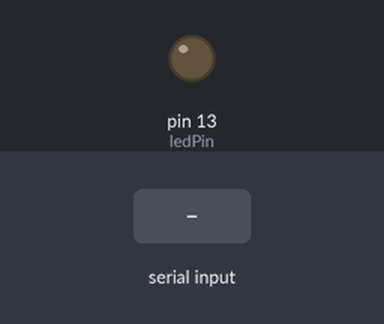
The sketch below on a simulated Arduino Uno, built with avr-gcc and run on an emulated ATmega328P. Shown: output pins drawn as LEDs (lit = HIGH). The inputs (shaded band) are chosen by the test bench. What the sketch prints to the serial monitor is not drawn.

Above: at 1.2 s.
1.3 s: "1" received over Serial
At 3.9 s:
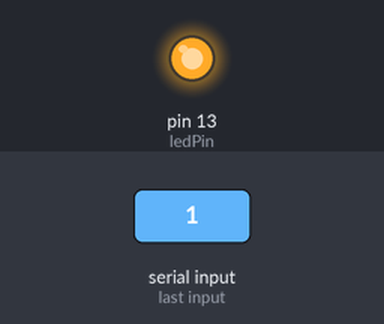
Timing chart, 0 to 5.4 s (numbered marks = the images above; inputs shaded):
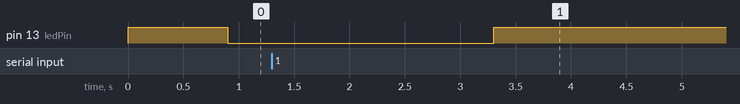

The sketch:

ar21_number.ino
```cpp
/*
 예제 2.3
 컴퓨터로부터 시리얼 통신을 통하여 데이터 수신하기
*/
// 문자열 네가지를 설정한다.
String stringValue[]={"Binary:", "Octal:"};

// LED 출력을 할 핀 번호 설정
  const int ledPin = 13;

// 점멸횟수 변수 설정
int blinkNumber = 3;

char charValue = blinkNumber;


void setup() {
  // 9600bps로 시리얼 통신 설정
  Serial.begin(9600);
  // 13번 핀을 출력으로 설정
  pinMode(ledPin, OUTPUT);
}

void loop() {
// 시리얼 통신으로 입력 받은 데이터가 있는지를 검사하여
// 데이터가 있을 경우에 if문 안의 명령어를 실행
  if(Serial.available()){
  // val 변수에 시리얼 통신값 읽어오기
    char val=Serial.read();
    // 입력된 값이 0~9의 숫자인지를 판단
    if(isDigit(val)){
     // val은 ASCII 코드값이므로 숫자로 바꿔주기 위하여
     // '0'의 아스키 코드값을 빼줌
     // blinkNumber에는 실제 숫자가 저장된다.
      blinkNumber=(val-0);
    }
    Serial.print("입력한 수: ");
    Serial.println(charValue,DEC);
    Serial.print(stringValue[0]);  // stringValue 중 첫 번째 문자열 출력
    Serial.println(charValue,BIN); // 2진수 형태로 출력
    Serial.print(stringValue[1]);  // stringValue 중 두 번째 문자열 출력
    Serial.println(charValue,OCT); // 8진수 형태로 출력
    delay(2000);
  }
  // blinkNumber 만큼 LED를 점멸시킴
  for(char i=0;i < blinkNumber;i++){
    digitalWrite(ledPin, HIGH);
    delay(100*blinkNumber);
    digitalWrite(ledPin, LOW);
    delay(0);


  }
  // 점멸 횟수를 리셋함
  blinkNumber=0;
}
```

Measured:
- after the input at 1.3 s, pin 13 (ledPin): LOW → HIGH after 2.0 s
